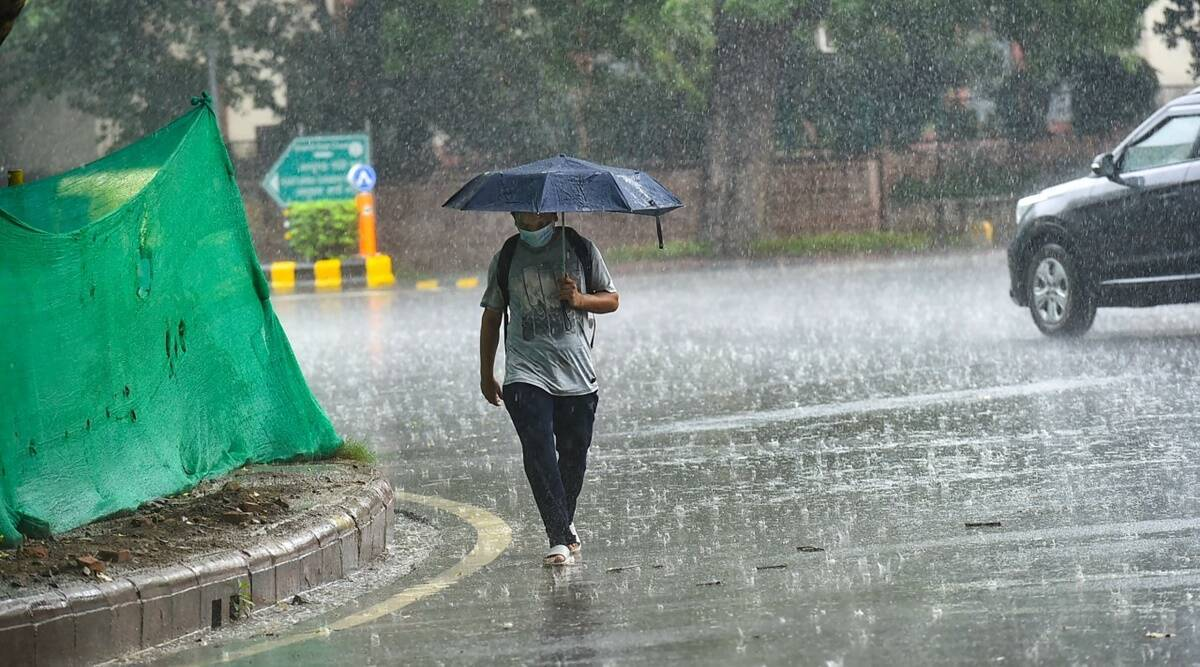
#> input picture test_image.jpg, 1200 x 667 px
$ jupyter execute --allow-errors landscape-weather-classification-with-preprocessing.ipynb
#> lines starting #> are read from the running program, lines starting #| are printed output that depends on the picture; after the words box and inside, x2 and y2 are one past the last pixel; in counts of white or black regions, pixels touching at a corner belong together
[cell 1]
import matplotlib.pyplot as plt
import matplotlib.image as mpimg

import cv2
import numpy as np

# Carica l'immagine originale
img_path = "test_image.jpg"
image=mpimg.imread(img_path)
#> image is the input picture: shape (667, 1200, 3); mean R, G, B 114.5, 136.2, 127.1
plt.axis('off')
plt.imshow(image)

Phase 1 : Resize and Crop

 Resizing an image to a specific width and height can be useful in reducing the computational cost of training and testing image classification models. This is because smaller images require less memory and computational resources to process. In addition, resizing an image can help in reducing the amount of noise or irrelevant information in the image, which can improve the performance of the classifier.

[cell 2]
def resize_and_crop(img, size):
#> called with size = 256
    h, w = img.shape[:2]
#> h = 667; w = 1200
    if h > w:
        img = cv2.resize(img, (size, int(h * size / w)))
    else:
        img = cv2.resize(img, (int(w * size / h), size))
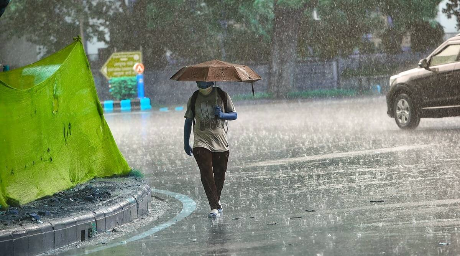
#> img: shape (256, 460, 3); mean of channels 0, 1, 2 114.4, 136.1, 127; drawn as B, G, R
    h, w = img.shape[:2]
#> h = 256; w = 460
    h_margin = (h - size) // 2
#> h_margin = 0
    w_margin = (w - size) // 2
#> w_margin = 102
    return img[h_margin:h_margin+size, w_margin:w_margin+size]
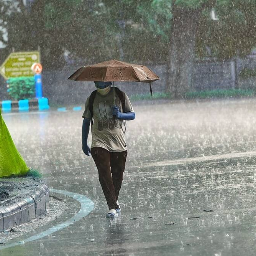
#> returned value: shape (256, 256, 3); mean of channels 0, 1, 2 127.2, 135, 128.7; drawn as B, G, R

img = cv2.imread(img_path)
img = cv2.cvtColor(img, cv2.COLOR_BGR2RGB)
# Ridimensiona e ritaglia l'immagine
img = resize_and_crop(img, size=256)
plt.imshow(img)
plt.axis('off')
plt.show()

Phase 2 : Histogram equalization

This technique is used to enhance the contrast of an image by redistributing the intensity values. This can be particularly useful when dealing with images that have low contrast or are unevenly lit.

[cell 3]
def equalize_hist(img):
    img_yuv = cv2.cvtColor(img, cv2.COLOR_RGB2YUV)
#> img_yuv: shape (256, 256, 3); mean of channels 0, 1, 2 132, 126.4, 123.8
    img_yuv[:,:,0] = cv2.equalizeHist(img_yuv[:,:,0])
#> img_yuv: shape (256, 256, 3); mean of channels 0, 1, 2 128.3, 126.4, 123.8
    return cv2.cvtColor(img_yuv, cv2.COLOR_YUV2RGB)
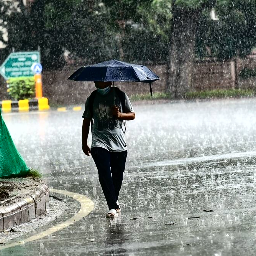
#> returned value: shape (256, 256, 3); mean R, G, B 123.7, 131.4, 125.1

img = equalize_hist(img)
plt.imshow(img)
plt.axis('off')
plt.show()

Phase 3 : Median filtering

Median filtering is a type of image denoising technique that replaces each pixel value with the median value of its neighboring pixels. This can help to remove noise from an image, while preserving the edges and texture of the image.

[cell 4]
def median_filter(img, kernel_size):
#> called with kernel_size = 3
    return cv2.medianBlur(img, kernel_size)
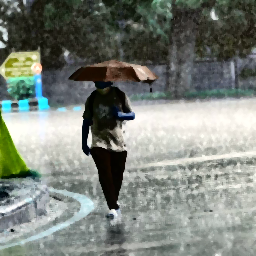
#> returned value: shape (256, 256, 3); mean of channels 0, 1, 2 123.1, 130.8, 124.4; drawn as B, G, R

# Applica il filtro di mediana
img = median_filter(img, kernel_size=3)
plt.imshow(img)
plt.axis('off')
plt.show()

Phase 4 : Threshold segmentation

This technique is used to segment the image into regions based on a threshold value. Pixels with intensity values above the threshold are considered part of the object of interest, while those below the threshold are considered part of the background.

[cell 5]
def threshold_segmentation(img, threshold):
#> called with threshold = 150
    gray = cv2.cvtColor(img, cv2.COLOR_RGB2GRAY)
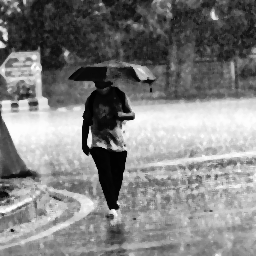
#> gray: shape (256, 256); min 1, max 255, mean 127.8
    ret, thresh = cv2.threshold(gray, threshold, 255, cv2.THRESH_BINARY)
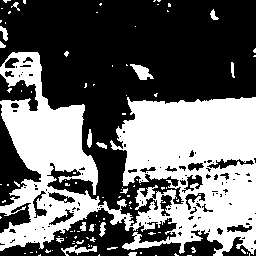
#> thresh: shape (256, 256); 41.7% white; 106 white regions (89 under 20 px), largest, box (x1, y1, x2, y2) and area: (0, 52, 256, 256) 25969, (130, 64, 154, 80) 195, (61, 245, 97, 256) 159
#> ret = 150
    return thresh

img = threshold_segmentation(img, threshold=150)
plt.imshow(img, cmap='gray')
plt.axis('off')
plt.show()

Phase 5 : Random rotation

Applying a random rotation to the image can help to increase the diversity of the dataset and make the model more robust to variations in the orientation of the object of interest.

[cell 6]
def random_rotate(img, angle_range):
#> called with angle_range = 10
    angle = np.random.uniform(-angle_range, angle_range)
    h, w = img.shape[:2]
#> h = 256; w = 256
    M = cv2.getRotationMatrix2D((w/2, h/2), angle, 1)
#> M = [[1, 0.017, -2.16], [-0.017, 1, 2.2]]
    return cv2.warpAffine(img, M, (w, h))
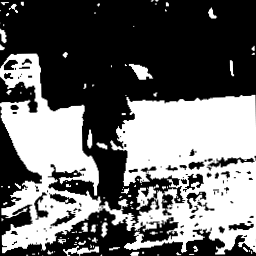
#> returned value: shape (256, 256); min 0, max 255, mean 105.7

img = random_rotate(img, angle_range=10)
plt.imshow(img, cmap='gray')
plt.axis('off')
plt.show()

Phase 6 : Image normalization

Normalizing the pixel values to be in the range of [0,1] can help to make the training process more stable and improve the performance of the model.

[cell 7]
# Normalizza l'immagine
img = img.astype(np.float32) / 255.
#> img: shape (256, 256) float32
plt.imshow(img, cmap='gray')
plt.axis('off')
plt.show()

Phase 7 : Reshape image

Adding an additional dimension to the image allows it to be processed as a batch during the training process.

[cell 8]
# Aggiungi una dimensione per rappresentare il batch
img = np.expand_dims(img, axis=-1)

plt.imshow(img[0], cmap='gray')
plt.axis('off')
plt.show()
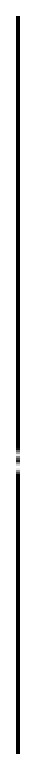
#> figure drawn by matplotlib, 1 panel

Overall, this combination of preprocessing techniques helps to standardize and enhance the images in a dataset, while also increasing the diversity of the dataset through random rotations. This can ultimately lead to improved performance of the machine learning model on the task of weather classification.

[cell 9]
original_img = cv2.imread(img_path)

fig, axs = plt.subplots(1, 2, figsize=(10, 5))
axs[0].imshow(original_img[:, :, ::-1])
axs[0].set_title("Original Image")
axs[0].axis('off')
axs[1].imshow(img[0],cmap='gray')
axs[1].set_title("Preprocessed Image")
axs[1].axis('off')
plt.show()
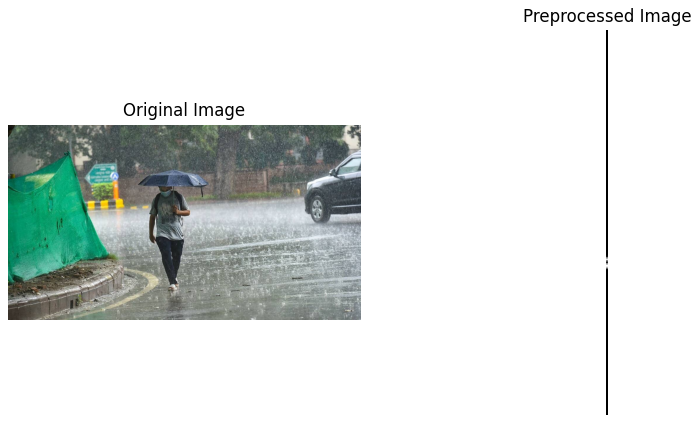
#> figure drawn by matplotlib, 2 panels
